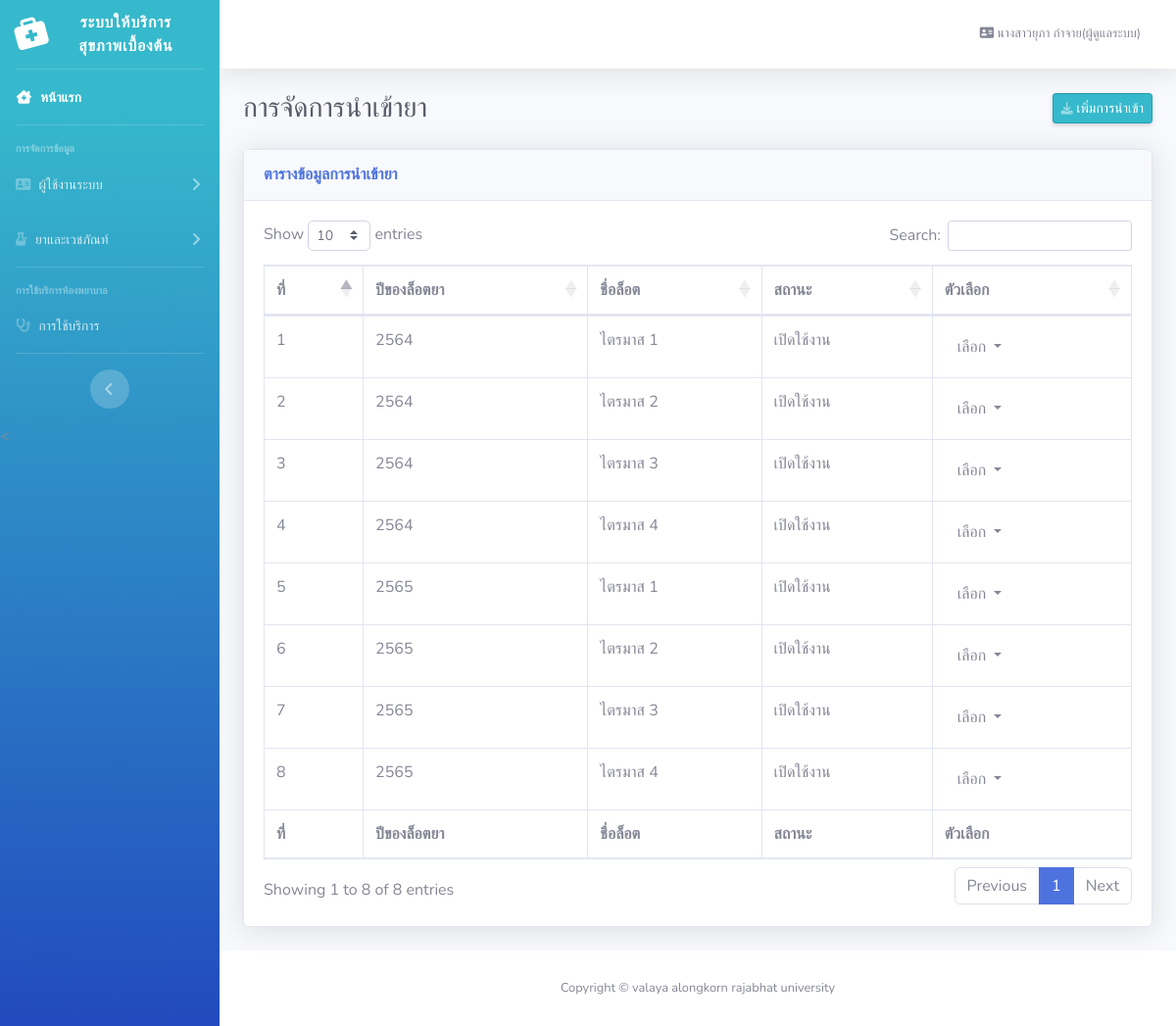
The page /lotdrug_manage.php (signed in) on the database its author committed.
### tables this page shows
CREATE TABLE `user` (
  `user_id` int(11) NOT NULL COMMENT 'รหัสผู้ใช้',
  `user_namel` varchar(100) NOT NULL COMMENT 'ชื่อสกุล',
  `fac_id` int(11) NOT NULL COMMENT 'คณะ',
  `tel` varchar(11) NOT NULL COMMENT 'เบอร์โทร\r\n',
  `username` varchar(255) NOT NULL COMMENT 'ชื่อผู้ใช้',
  `password` varchar(255) NOT NULL COMMENT 'รหัสผ่าน',
  `active` int(11) NOT NULL DEFAULT 0 COMMENT 'การเปิดใช้งาน',
  `status` int(11) NOT NULL DEFAULT 0 COMMENT 'การลบ\r\n',
  `Ulevel` int(3) NOT NULL COMMENT 'ประเภทการเข้าถึงUI',
  `cata` int(20) NOT NULL COMMENT 'ประเภทผู้ใช้',
  `druga` varchar(255) NOT NULL COMMENT 'การแพ้ยา'
);

CREATE TABLE `brands` (
  `brand_id` int(11) NOT NULL,
  `yearlot` year(4) NOT NULL,
  `brand_name` varchar(255) NOT NULL,
  `infolot` varchar(254) NOT NULL,
  `brand_active` int(11) NOT NULL DEFAULT 0,
  `brand_status` int(11) NOT NULL DEFAULT 0
);

### lotdrug_manage.php (the view, shortened to what this page needs)
<?php
require_once 'db_connect.php';
    if($_SESSION['Ulevel'] == '1'){
        $user_id = $_SESSION['user_id'];
        $sql = "SELECT user.user_id, user.user_namel, user.fac_id,
        user.tel, user.username, user.password, user.active, user.status,
        user.Ulevel, user.cata, user.druga, fac.fac_name FROM user
        INNER JOIN fac ON user.fac_id = fac.fac_id WHERE user_id = {$user_id} ";
        $query = $connect->query($sql);
        $result = $query->fetch_assoc();
?>
<!DOCTYPE html>
<html lang="en">
<head>
    <link href="vendor/fontawesome-free/css/all.min.css" rel="stylesheet" type="text/css">
    <link href="css/sb-admin-2.min.css" rel="stylesheet">
    <link href="vendor/datatables/dataTables.bootstrap4.min.css" rel="stylesheet">
</head>
<body id="page-top">
    <div id="wrapper">
        <ul class="navbar-nav bg-gradient-primary sidebar sidebar-dark accordion" id="accordionSidebar">
            <a class="sidebar-brand d-flex align-items-center justify-content-center" href="index.php">
                <div class="sidebar-brand-icon rotate-n-15">
                     <i class="fas fa-briefcase-medical"></i>
                </div>
                <div class="sidebar-brand-text mx-3">ระบบให้บริการสุขภาพเบื้องต้น </div>
            </a>
            <hr class="sidebar-divider my-0">
            <li class="nav-item active">
                <a class="nav-link" href="index.php">
                    <i class="fas fa-fw fa-clinic-medical"></i>
                    <span>หน้าแรก</span></a>
            </li>
            <hr class="sidebar-divider">
            <div class="sidebar-heading">
                การจัดการข้อมูล
            </div>
            <li class="nav-item">
                <a class="nav-link collapsed" href="#" data-toggle="collapse" data-target="#collapseTwo"
                    aria-expanded="true" aria-controls="collapseTwo">
                    <i class="fas fa-address-card"></i>
                    <span>ผู้ใช้งานระบบ</span>
                </a>
            </li>
            <li class="nav-item">
                <a class="nav-link collapsed" href="#" data-toggle="collapse" data-target="#collapseUtilities"
                    aria-expanded="true" aria-controls="collapseUtilities">
                    <i class="fas fa-bong"></i>
                    <span>ยาและเวชภัณท์</span>
                </a>
            </li>
            <hr class="sidebar-divider">
            <div class="sidebar-heading">
               การใช้บริการห้องพยาบาล
            </div>
            <li class="nav-item">
                <a class="nav-link" href="tables.php">
                     <i class="fas fa-2x fa-stethoscope"></i>
                    <span>การใช้บริการ</span></a>
            </li>
            <hr class="sidebar-divider d-none d-md-block">
            <div class="text-center d-none d-md-inline">
                <button class="rounded-circle border-0" id="sidebarToggle"></button>
            </div>
        </ul>
        <div id="content-wrapper" class="d-flex flex-column">
            <div id="content">
                <nav class="navbar navbar-expand navbar-light bg-white topbar mb-4 static-top shadow">
                    <ul class="navbar-nav ml-auto">
                        <li class="nav-item dropdown no-arrow">
                            <a class="nav-link dropdown-toggle" href="#" id="userDropdown" role="button"
                                data-toggle="dropdown" aria-haspopup="true" aria-expanded="false">
                                <span class="mr-2 d-none d-lg-inline text-gray-600 small"><i class="fas fa-address-card"></i> <?php echo $result['user_namel']."(ผู้ดูแลระบบ)"; ?> </span>
                            </a>
                        </li>
                    </ul>
                </nav>
                <div class="container-fluid">
                    <div class="d-sm-flex align-items-center justify-content-between mb-4">
                        <h1 class="h3 mb-0 text-gray-800">การจัดการนำเข้ายา</h1>
                        <a href="#" class="d-none d-sm-inline-block btn btn-sm btn-primary shadow-sm" href="#" data-toggle="modal" data-target="#adduserModal"> เพิ่มการนำเข้า</a>
                    </div>
                    <div class="card shadow mb-4">
                        <div class="card-header py-3">
                            <h6 class="m-0 font-weight-bold text-primary">ตารางข้อมูลการนำเข้ายา</h6>
                        </div>
                        <div class="card-body">
                            <div class="table-responsive">
                                <table class="table table-bordered" id="dataTable" width="100%" cellspacing="0">
                                    <thead>
                                        <tr>
                                            <th>ที่</th>
                                            <th>ปีของล็อตยา</th>
                                            <th>ชื่อล็อต</th>
                                            <th>สถานะ</th>
                                            <th>ตัวเลือก</th>
                                        </tr>
                                    </thead>
                                    <tfoot>
                                        <tr>
                                            <th>ที่</th>
                                            <th>ปีของล็อตยา</th>
                                            <th>ชื่อล็อต</th>
                                            <th>สถานะ</th>
                                            <th>ตัวเลือก</th>
                                        </tr>
                                    </tfoot>
                                    <tbody>
                                    <?php $sqlr = "SELECT * FROM brands WHERE brand_status = 1 " ;
                                        $resulto = $connect->query($sqlr);
                                        $x = 1;
                                        while($row = $resulto->fetch_array()) {
                                        ?>
                                        <tr>
                                        <td> <?php echo $x++; ?></td>
                                            <td><?php echo $row['yearlot']+543; ?></td>
                                            <td><?php echo $row['brand_name']; ?></td>
                                            <td><?php  $active = "";
                                                        if($row['brand_active'] == 1) {
                                                            $active = "<label class='label label-success'>เปิดใช้งาน</label>";
                                                        } else {
                                                            $active = "<label class='label label-danger'>ปิดใช้งาน</label>";
                                                        } echo $active; ?></td>
                                            <td><div class="btn-group">
                                                <button type="button" class="btn btn-default dropdown-toggle" data-toggle="dropdown" aria-haspopup="true" aria-expanded="false">
                                                    เลือก <span class="caret"></span>
                                                </button>
                                                </div></td>
                                        </tr>
                                        <?php } ?>
                                    </tbody>
                                </table>
                            </div>
                        </div>
                    </div>
                </div>
            </div>
            <footer class="sticky-footer bg-white">
                <div class="container my-auto">
                    <div class="copyright text-center my-auto">
                        <span>Copyright &copy; valaya alongkorn rajabhat university</span>
                    </div>
                </div>
            </footer>
        </div>
    </div>
</body>
</html>
<?php } ?>

### rows shown on the page
user: user_namel "นางสาวยุภา กำจาย"
brands: $row['yearlot']+543 "2564", brand_name "ไตรมาส 1", brand_active "เปิดใช้งาน"
brands: $row['yearlot']+543 "2564", brand_name "ไตรมาส 2", brand_active "เปิดใช้งาน"
brands: $row['yearlot']+543 "2564", brand_name "ไตรมาส 3", brand_active "เปิดใช้งาน"
brands: $row['yearlot']+543 "2564", brand_name "ไตรมาส 4", brand_active "เปิดใช้งาน"
brands: $row['yearlot']+543 "2565", brand_name "ไตรมาส 1", brand_active "เปิดใช้งาน"
brands: $row['yearlot']+543 "2565", brand_name "ไตรมาส 2", brand_active "เปิดใช้งาน"
brands: $row['yearlot']+543 "2565", brand_name "ไตรมาส 3", brand_active "เปิดใช้งาน"
brands: $row['yearlot']+543 "2565", brand_name "ไตรมาส 4", brand_active "เปิดใช้งาน"
